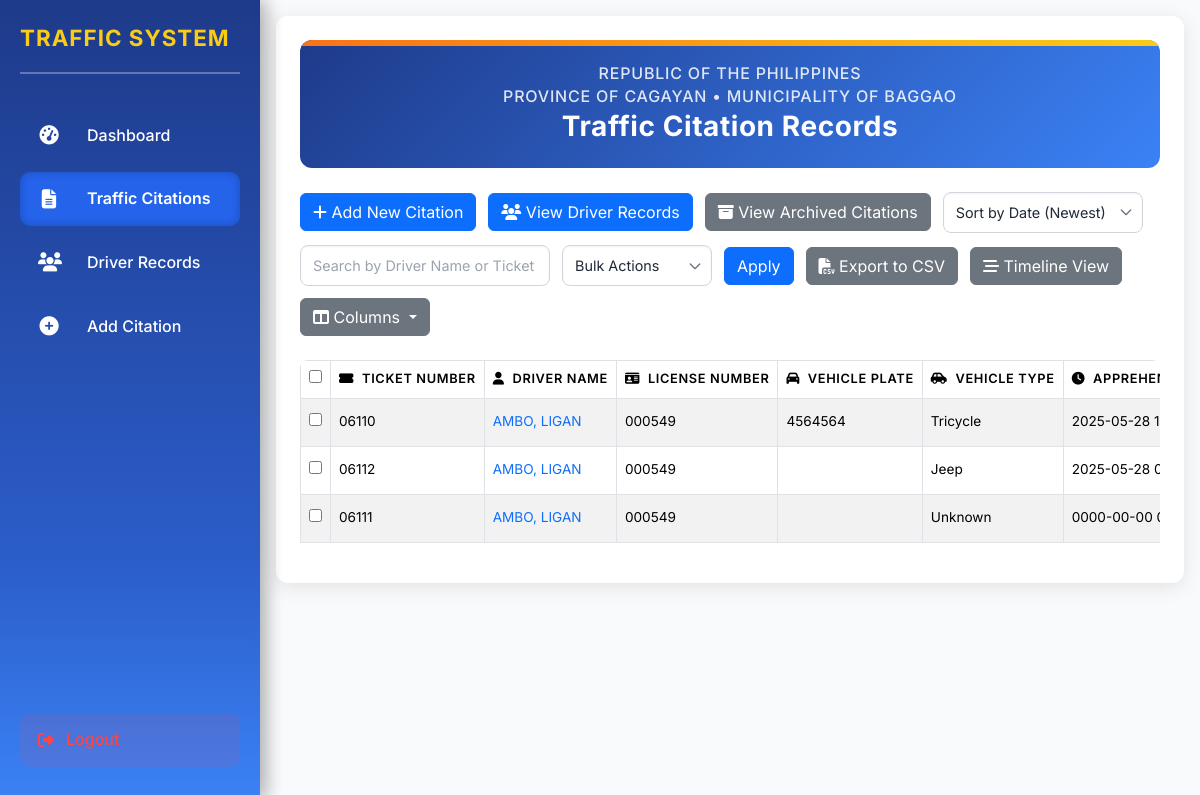
The page /records.php on the database as committed earlier.
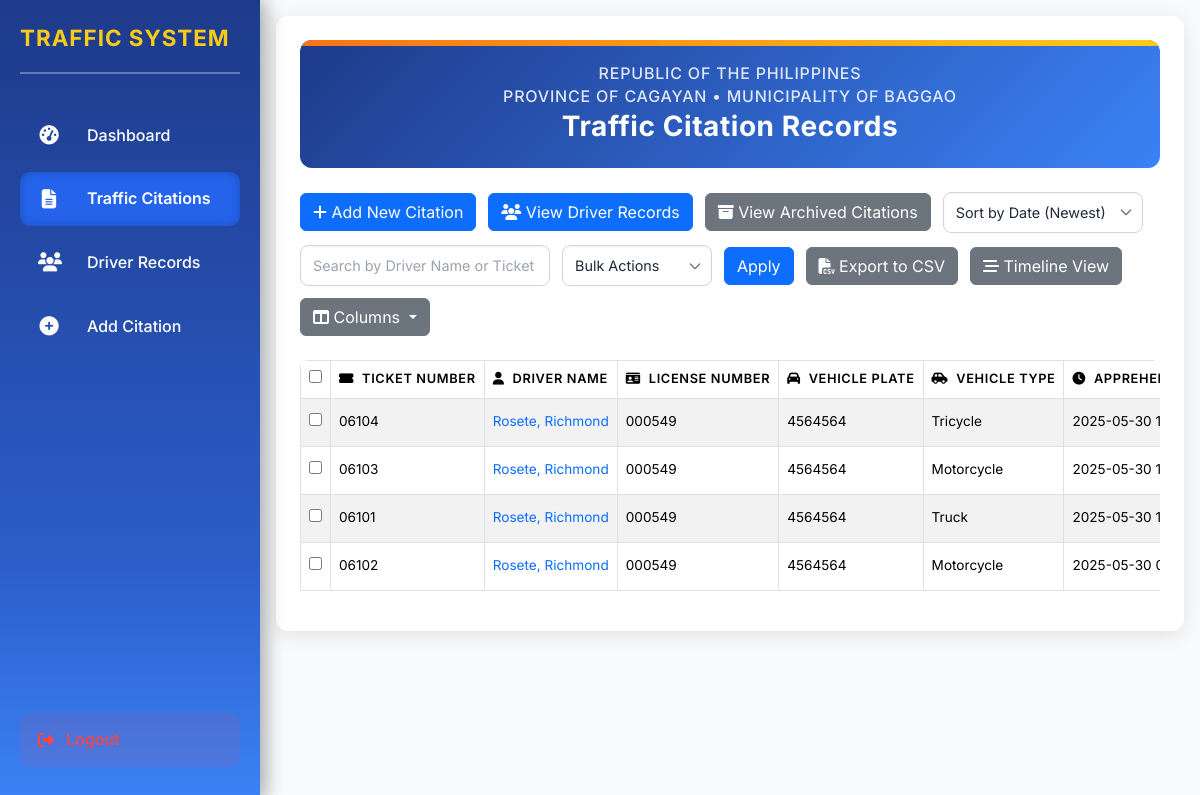
The same page on the database as committed later.
### tables this page shows
CREATE TABLE `citations` (
  `citation_id` int(11) NOT NULL,
  `ticket_number` varchar(20) NOT NULL,
  `driver_id` int(11) DEFAULT NULL,
  `vehicle_id` int(11) DEFAULT NULL,
  `apprehension_datetime` datetime DEFAULT NULL,
  `place_of_apprehension` varchar(255) DEFAULT NULL,
  `is_archived` tinyint(1) DEFAULT 0,
  `payment_status` enum('Paid','Unpaid') DEFAULT 'Unpaid',
  `payment_date` datetime DEFAULT NULL,
  `payment_amount` decimal(10,2) DEFAULT NULL
);

CREATE TABLE `drivers` (
  `driver_id` int(11) NOT NULL,
  `last_name` varchar(50) NOT NULL,
  `first_name` varchar(50) NOT NULL,
  `middle_initial` varchar(5) DEFAULT NULL,
  `suffix` varchar(10) DEFAULT NULL,
  `zone` varchar(50) DEFAULT NULL,
  `barangay` varchar(100) DEFAULT NULL,
  `municipality` varchar(100) DEFAULT 'Baggao',
  `province` varchar(100) DEFAULT 'Cagayan',
  `license_number` varchar(20) DEFAULT NULL,
  `license_type` enum('Non-Professional','Professional') DEFAULT NULL
);

CREATE TABLE `vehicles` (
  `vehicle_id` int(11) NOT NULL,
  `plate_mv_engine_chassis_no` varchar(50) DEFAULT NULL,
  `vehicle_type` varchar(50) DEFAULT NULL,
  `vehicle_description` varchar(255) DEFAULT NULL
);

### records.php (the view, shortened to what the changed rows need)
<!DOCTYPE html>
<html lang="en">
<head>
  <link href="https://cdn.jsdelivr.net/npm/bootstrap@5.3.3/dist/css/bootstrap.min.css" rel="stylesheet">
  <link href="https://cdn.jsdelivr.net/npm/tailwindcss@2.2.19/dist/tailwind.min.css" rel="stylesheet">
  <link rel="stylesheet" href="https://cdnjs.cloudflare.com/ajax/libs/font-awesome/6.4.2/css/all.min.css">
</head>
<body>
    <?php include 'sidebar.php'; ?>
  <div class="content">
    <div class="container">
      <div class="header">
        <h1>Traffic Citation Records</h1>
      </div>
      <div id="citationTable" class="table-responsive">
        <?php
        try {
          $conn = new PDO("mysql:host=" . DB_HOST . ";dbname=" . DB_NAME, DB_USER, DB_PASS);
          $conn->setAttribute(PDO::ATTR_ERRMODE, PDO::ERRMODE_EXCEPTION);
          $show_archived = isset($_GET['show_archived']) && $_GET['show_archived'] == 1;
          $query = "
            SELECT c.citation_id, c.ticket_number,
                   CONCAT(d.last_name, ', ', d.first_name,
                          IF(d.middle_initial != '', CONCAT(' ', d.middle_initial), ''),
                          IF(d.suffix != '', CONCAT(' ', d.suffix), '')) AS driver_name,
                   d.driver_id, d.license_number, d.zone, d.barangay, d.municipality, d.province, v.plate_mv_engine_chassis_no, v.vehicle_type,
                   c.apprehension_datetime, c.payment_status,
                   GROUP_CONCAT(CONCAT(vl.violation_type, ' (Offense ', vl.offense_count, ')') SEPARATOR ', ') AS violations,
                   (SELECT COUNT(*) FROM violations vl2 WHERE vl2.citation_id = c.citation_id AND vl2.violation_type = 'Traffic Restriction Order Violation') > 0 AS is_tro,
                   r.remark_text AS archiving_reason
            FROM citations c
            JOIN drivers d ON c.driver_id = d.driver_id
            JOIN vehicles v ON c.vehicle_id = v.vehicle_id
            LEFT JOIN violations vl ON c.citation_id = vl.citation_id
            LEFT JOIN remarks r ON c.citation_id = r.citation_id
            WHERE c.is_archived = :is_archived
          ";
          $params = ['is_archived' => $show_archived ? 1 : 0];
          $sort = isset($_GET['sort']) ? $_GET['sort'] : 'apprehension_desc';
          switch ($sort) {
            case 'apprehension_desc':
            default:
              $query .= " GROUP BY c.citation_id ORDER BY c.apprehension_datetime DESC";
              break;
          }
          $stmt = $conn->prepare($query);
          $stmt->execute($params);
          $rows = $stmt->fetchAll(PDO::FETCH_ASSOC);
          if (empty($rows)) {
            echo "<p class='empty-state'><i class='fas fa-info-circle'></i> No " . ($show_archived ? "archived" : "active") . " citations found.</p>";
          } else {
            echo "<table class='table table-bordered table-striped'>";
            echo "<thead>";
            echo "<tr>";
            echo "<th><input type='checkbox' id='selectAll' aria-label='Select All Citations'></th>";
            echo "<th><i class='fas fa-ticket-alt me-2'></i>Ticket Number</th>";
            echo "<th><i class='fas fa-user me-2'></i>Driver Name</th>";
            echo "<th><i class='fas fa-id-card me-2'></i>License Number</th>";
            echo "<th><i class='fas fa-car me-2'></i>Vehicle Plate</th>";
            echo "<th><i class='fas fa-car-side me-2'></i>Vehicle Type</th>";
            echo "<th><i class='fas fa-clock me-2'></i>Apprehension Date</th>";
            echo "</tr>";
            echo "</thead>";
            echo "<tbody>";
            foreach ($rows as $row) {
              echo "<tr>";
              echo "<td><input type='checkbox' class='select-citation' value='" . $row['citation_id'] . "' aria-label='Select Citation'></td>";
              echo "<td>" . htmlspecialchars($row['ticket_number']) . "</td>";
              echo "<td><a href='#' class='driver-link text-primary' data-driver-id='" . $row['driver_id'] . "' data-zone='" . htmlspecialchars($row['zone']) . "' data-barangay='" . htmlspecialchars($row['barangay']) . "' data-municipality='" . htmlspecialchars($row['municipality']) . "' data-province='" . htmlspecialchars($row['province']) . "' aria-label='View Driver Details'>" . htmlspecialchars($row['driver_name']) . "</a></td>";
              echo "<td>" . htmlspecialchars($row['license_number']) . "</td>";
              echo "<td>" . htmlspecialchars($row['plate_mv_engine_chassis_no']) . "</td>";
              echo "<td>" . htmlspecialchars($row['vehicle_type']) . "</td>";
              echo "<td>" . ($row['apprehension_datetime'] ? htmlspecialchars($row['apprehension_datetime']) : 'N/A') . "</td>";
              echo "</tr>";
            }
            echo "</tbody>";
            echo "</table>";
          }
        } catch(PDOException $e) {
          echo "<p class='debug'><i class='fas fa-exclamation-circle'></i> Error: " . htmlspecialchars($e->getMessage()) . "</p>";
        }
        ?>
      </div>
    </div>
  </div>
</body>
</html>

Rows that differ between the two databases and show on the page:
removed citations: ticket_number "06110", driver_name "AMBO, LIGAN", driver.license_number "000549", vehicle.plate_mv_engine_chassis_no "4564564", vehicle.vehicle_type "Tricycle", apprehension_datetime "2025-05-28…"
removed citations: ticket_number "06112", driver_name "AMBO, LIGAN", driver.license_number "000549", vehicle.vehicle_type "Jeep", apprehension_datetime "2025-05-28…"
removed citations: ticket_number "06111", driver_name "AMBO, LIGAN", driver.license_number "000549", vehicle.vehicle_type "Unknown", apprehension_datetime "0000-00-00…"
added citations: ticket_number "06104", driver_name "Rosete, Richmond", driver.license_number "000549", vehicle.plate_mv_engine_chassis_no "4564564", vehicle.vehicle_type "Tricycle", apprehension_datetime "2025-05-30…"
added citations: ticket_number "06103", driver_name "Rosete, Richmond", driver.license_number "000549", vehicle.plate_mv_engine_chassis_no "4564564", vehicle.vehicle_type "Motorcycle", apprehension_datetime "2025-05-30…"
added citations: ticket_number "06101", driver_name "Rosete, Richmond", driver.license_number "000549", vehicle.plate_mv_engine_chassis_no "4564564", vehicle.vehicle_type "Truck", apprehension_datetime "2025-05-30…"
added citations: ticket_number "06102", driver_name "Rosete, Richmond", driver.license_number "000549", vehicle.plate_mv_engine_chassis_no "4564564", vehicle.vehicle_type "Motorcycle", apprehension_datetime "2025-05-30…"
